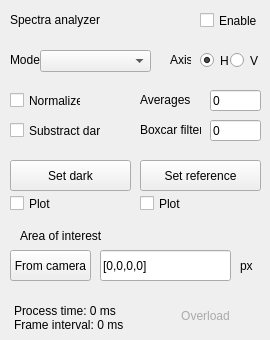
<?xml version="1.0" encoding="UTF-8"?>
<ui version="4.0">
 <class>Form</class>
 <widget class="QWidget" name="Form">
  <property name="geometry">
   <rect>
    <x>0</x>
    <y>0</y>
    <width>270</width>
    <height>340</height>
   </rect>
  </property>
  <property name="minimumSize">
   <size>
    <width>270</width>
    <height>210</height>
   </size>
  </property>
  <property name="windowTitle">
   <string>Form</string>
  </property>
  <widget class="QLabel" name="aoi_label">
   <property name="geometry">
    <rect>
     <x>20</x>
     <y>220</y>
     <width>100</width>
     <height>31</height>
    </rect>
   </property>
   <property name="text">
    <string>Area of interest</string>
   </property>
  </widget>
  <widget class="QComboBox" name="mode_combo">
   <property name="geometry">
    <rect>
     <x>40</x>
     <y>50</y>
     <width>111</width>
     <height>22</height>
    </rect>
   </property>
  </widget>
  <widget class="QLabel" name="mode_label">
   <property name="geometry">
    <rect>
     <x>10</x>
     <y>50</y>
     <width>31</width>
     <height>20</height>
    </rect>
   </property>
   <property name="text">
    <string>Mode</string>
   </property>
  </widget>
  <widget class="QCheckBox" name="dark_plot">
   <property name="geometry">
    <rect>
     <x>10</x>
     <y>188</y>
     <width>41</width>
     <height>31</height>
    </rect>
   </property>
   <property name="text">
    <string>Plot</string>
   </property>
  </widget>
  <widget class="QPushButton" name="dark_set">
   <property name="geometry">
    <rect>
     <x>10</x>
     <y>160</y>
     <width>121</width>
     <height>31</height>
    </rect>
   </property>
   <property name="text">
    <string>Set dark</string>
   </property>
  </widget>
  <widget class="QPushButton" name="ref_set">
   <property name="geometry">
    <rect>
     <x>140</x>
     <y>160</y>
     <width>121</width>
     <height>31</height>
    </rect>
   </property>
   <property name="text">
    <string>Set reference</string>
   </property>
  </widget>
  <widget class="QCheckBox" name="ref_plot">
   <property name="geometry">
    <rect>
     <x>140</x>
     <y>188</y>
     <width>41</width>
     <height>31</height>
    </rect>
   </property>
   <property name="text">
    <string>Plot</string>
   </property>
  </widget>
  <widget class="QCheckBox" name="dark_substract">
   <property name="geometry">
    <rect>
     <x>10</x>
     <y>120</y>
     <width>91</width>
     <height>21</height>
    </rect>
   </property>
   <property name="text">
    <string>Substract dark</string>
   </property>
  </widget>
  <widget class="QPushButton" name="aoi_get">
   <property name="geometry">
    <rect>
     <x>10</x>
     <y>250</y>
     <width>81</width>
     <height>31</height>
    </rect>
   </property>
   <property name="text">
    <string>From camera</string>
   </property>
  </widget>
  <widget class="QLineEdit" name="aoi_text">
   <property name="geometry">
    <rect>
     <x>100</x>
     <y>250</y>
     <width>131</width>
     <height>31</height>
    </rect>
   </property>
   <property name="text">
    <string>[0,0,0,0]</string>
   </property>
  </widget>
  <widget class="QLabel" name="aoi_units">
   <property name="geometry">
    <rect>
     <x>240</x>
     <y>250</y>
     <width>21</width>
     <height>31</height>
    </rect>
   </property>
   <property name="text">
    <string>px</string>
   </property>
  </widget>
  <widget class="QCheckBox" name="normalize">
   <property name="geometry">
    <rect>
     <x>10</x>
     <y>90</y>
     <width>71</width>
     <height>21</height>
    </rect>
   </property>
   <property name="text">
    <string>Normalize</string>
   </property>
  </widget>
  <widget class="QLabel" name="axis_label">
   <property name="geometry">
    <rect>
     <x>170</x>
     <y>50</y>
     <width>21</width>
     <height>20</height>
    </rect>
   </property>
   <property name="text">
    <string>Axis</string>
   </property>
  </widget>
  <widget class="QLineEdit" name="avg_text">
   <property name="geometry">
    <rect>
     <x>210</x>
     <y>90</y>
     <width>51</width>
     <height>21</height>
    </rect>
   </property>
   <property name="text">
    <string>0</string>
   </property>
  </widget>
  <widget class="QLabel" name="avg_label">
   <property name="geometry">
    <rect>
     <x>140</x>
     <y>90</y>
     <width>51</width>
     <height>20</height>
    </rect>
   </property>
   <property name="text">
    <string>Averages</string>
   </property>
  </widget>
  <widget class="QLabel" name="box_label">
   <property name="geometry">
    <rect>
     <x>140</x>
     <y>120</y>
     <width>61</width>
     <height>20</height>
    </rect>
   </property>
   <property name="text">
    <string>Boxcar filter</string>
   </property>
  </widget>
  <widget class="QLineEdit" name="box_text">
   <property name="geometry">
    <rect>
     <x>210</x>
     <y>120</y>
     <width>51</width>
     <height>21</height>
    </rect>
   </property>
   <property name="text">
    <string>0</string>
   </property>
  </widget>
  <widget class="QRadioButton" name="axis_horizontal">
   <property name="geometry">
    <rect>
     <x>200</x>
     <y>50</y>
     <width>31</width>
     <height>21</height>
    </rect>
   </property>
   <property name="text">
    <string>H</string>
   </property>
   <property name="checkable">
    <bool>true</bool>
   </property>
   <property name="checked">
    <bool>true</bool>
   </property>
   <attribute name="buttonGroup">
    <string notr="true">axis_buttongroup</string>
   </attribute>
  </widget>
  <widget class="QRadioButton" name="axis_vertical">
   <property name="geometry">
    <rect>
     <x>230</x>
     <y>50</y>
     <width>31</width>
     <height>21</height>
    </rect>
   </property>
   <property name="text">
    <string>V</string>
   </property>
   <attribute name="buttonGroup">
    <string notr="true">axis_buttongroup</string>
   </attribute>
  </widget>
  <widget class="QLabel" name="titl">
   <property name="geometry">
    <rect>
     <x>10</x>
     <y>10</y>
     <width>121</width>
     <height>21</height>
    </rect>
   </property>
   <property name="styleSheet">
    <string notr="true">font: 12pt &quot;MS Shell Dlg 2&quot;;</string>
   </property>
   <property name="text">
    <string>Spectra analyzer</string>
   </property>
   <property name="textFormat">
    <enum>Qt::RichText</enum>
   </property>
  </widget>
  <widget class="QPlainTextEdit" name="mon_text">
   <property name="geometry">
    <rect>
     <x>10</x>
     <y>300</y>
     <width>131</width>
     <height>31</height>
    </rect>
   </property>
   <property name="styleSheet">
    <string notr="true">background-color: rgba(255, 255, 255, 0);</string>
   </property>
   <property name="frameShape">
    <enum>QFrame::NoFrame</enum>
   </property>
   <property name="frameShadow">
    <enum>QFrame::Plain</enum>
   </property>
   <property name="verticalScrollBarPolicy">
    <enum>Qt::ScrollBarAlwaysOff</enum>
   </property>
   <property name="readOnly">
    <bool>true</bool>
   </property>
   <property name="plainText">
    <string>Process time: 0 ms
Frame interval: 0 ms</string>
   </property>
   <property name="backgroundVisible">
    <bool>false</bool>
   </property>
  </widget>
  <widget class="QLabel" name="mon_overload">
   <property name="geometry">
    <rect>
     <x>150</x>
     <y>300</y>
     <width>111</width>
     <height>31</height>
    </rect>
   </property>
   <property name="autoFillBackground">
    <bool>false</bool>
   </property>
   <property name="styleSheet">
    <string notr="true">font: 16pt &quot;MS Shell Dlg 2&quot;; 
color: rgb(170, 170, 170);
background-color: rgba(255, 255, 255, 0);</string>
   </property>
   <property name="text">
    <string>Overload</string>
   </property>
   <property name="alignment">
    <set>Qt::AlignCenter</set>
   </property>
  </widget>
  <widget class="QCheckBox" name="normalize_2">
   <property name="geometry">
    <rect>
     <x>200</x>
     <y>10</y>
     <width>61</width>
     <height>21</height>
    </rect>
   </property>
   <property name="layoutDirection">
    <enum>Qt::LeftToRight</enum>
   </property>
   <property name="text">
    <string>Enable</string>
   </property>
  </widget>
  <zorder>aoi_label</zorder>
  <zorder>dark_plot</zorder>
  <zorder>ref_plot</zorder>
  <zorder>dark_substract</zorder>
  <zorder>aoi_get</zorder>
  <zorder>aoi_text</zorder>
  <zorder>aoi_units</zorder>
  <zorder>normalize</zorder>
  <zorder>avg_text</zorder>
  <zorder>avg_label</zorder>
  <zorder>box_label</zorder>
  <zorder>box_text</zorder>
  <zorder>dark_set</zorder>
  <zorder>ref_set</zorder>
  <zorder>mode_label</zorder>
  <zorder>axis_label</zorder>
  <zorder>axis_vertical</zorder>
  <zorder>mode_combo</zorder>
  <zorder>axis_horizontal</zorder>
  <zorder>titl</zorder>
  <zorder>mon_text</zorder>
  <zorder>mon_overload</zorder>
  <zorder>normalize_2</zorder>
 </widget>
 <resources/>
 <connections/>
 <buttongroups>
  <buttongroup name="axis_buttongroup"/>
 </buttongroups>
</ui>
